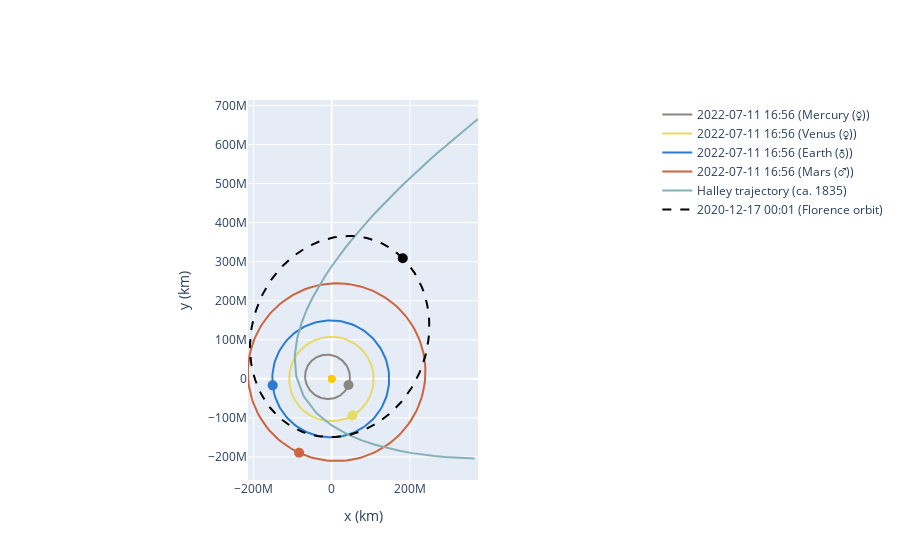

The notebook cell saved with this chart:
### Code cell
florence_orbit = Orbit.from_sbdb("Florence")

# Ephem.from_horizons("1P", Time.now().tdb)  # Fails, because there are several observations
halley_1835_ephem = Ephem.from_horizons(
    "90000028",
    time_range(Time("1835-06-01", scale="tt"), end=Time("1837-01-01", scale="tt")),
    plane=Planes.EARTH_ECLIPTIC,
)

plotter = plot_solar_system(epoch=Time.now().tdb, outer=False, interactive=True)

plotter.plot_ephem(halley_1835_ephem, label='Halley trajectory (ca. 1835)', color='#84b0b8')
plotter.plot(florence_orbit, label='Florence orbit', color='#000000')

### Figure 1 — Plotly figure (JSON) as saved in the notebook; plotly's stock layout.template omitted (floating-point values rounded to 4 significant figures; data arrays with more than 128 entries replaced by an {"elided": "..."} marker saying what was removed)
{"data": [{"hoverinfo": "none", "line": {"color": "#8c8680", "dash": "solid", "width": 2}, "mode": "lines", "name": "2022-07-11 16:56 (Mercury (☿))", "type": "scatter", "x": {"elided": "150 float values"}, "y": {"elided": "150 float values"}}, {"marker": {"color": "#8c8680", "size": 10, "symbol": "circle"}, "mode": "markers", "showlegend": false, "type": "scatter", "x": [43040000.0], "y": [-16010000.0]}, {"hoverinfo": "none", "line": {"color": "#e6db67", "dash": "solid", "width": 2}, "mode": "lines", "name": "2022-07-11 16:56 (Venus (♀))", "type": "scatter", "x": {"elided": "150 float values"}, "y": {"elided": "150 float values"}}, {"marker": {"color": "#e6db67", "size": 10, "symbol": "circle"}, "mode": "markers", "showlegend": false, "type": "scatter", "x": [53310000.0], "y": [-94080000.0]}, {"hoverinfo": "none", "line": {"color": "#2a7bd1", "dash": "solid", "width": 2}, "mode": "lines", "name": "2022-07-11 16:56 (Earth (♁))", "type": "scatter", "x": {"elided": "150 float values"}, "y": {"elided": "150 float values"}}, {"marker": {"color": "#2a7bd1", "size": 10, "symbol": "circle"}, "mode": "markers", "showlegend": false, "type": "scatter", "x": [-151200000.0], "y": [-16700000.0]}, {"hoverinfo": "none", "line": {"color": "#cc653f", "dash": "solid", "width": 2}, "mode": "lines", "name": "2022-07-11 16:56 (Mars (♂))", "type": "scatter", "x": {"elided": "150 float values"}, "y": {"elided": "150 float values"}}, {"marker": {"color": "#cc653f", "size": 10, "symbol": "circle"}, "mode": "markers", "showlegend": false, "type": "scatter", "x": [-83430000.0], "y": [-189400000.0]}, {"hoverinfo": "none", "line": {"color": "#84b0b8", "dash": "solid", "width": 2}, "mode": "lines", "name": "Halley trajectory (ca. 1835)", "type": "scatter", "x": [365900000.0, 341500000.0, 316300000.0, 290400000.0, 263400000.0, 235500000.0, 206400000.0, 176100000.0, 144200000.0, 110700000.0, 75370000.0, 38090000.0, -733100.0, -39220000.0, -71890000.0, -90810000.0, -94630000.0, -88650000.0, -77560000.0, -63870000.0, -48850000.0, -33140000.0, -17100000.0, -935100.0, 15240000.0, 31340000.0, 47340000.0, 63210000.0, 78920000.0, 94480000.0, 109900000.0, 125100000.0, 140200000.0, 155100000.0, 169800000.0, 184400000.0, 198900000.0, 213200000.0, 227400000.0, 241400000.0, 255300000.0, 269000000.0, 282700000.0, 296200000.0, 309600000.0, 322800000.0, 336000000.0, 349000000.0, 362000000.0, 374800000.0], "y": [-204200000.0, -203300000.0, -202000000.0, -200100000.0, -197700000.0, -194400000.0, -190200000.0, -184800000.0, -177900000.0, -168900000.0, -157000000.0, -141000000.0, -118800000.0, -87530000.0, -44550000.0, 6721000.0, 57350000.0, 102500000.0, 142000000.0, 176900000.0, 208200000.0, 236600000.0, 262700000.0, 287000000.0, 309700000.0, 331000000.0, 351200000.0, 370500000.0, 388800000.0, 406300000.0, 423200000.0, 439400000.0, 455100000.0, 470200000.0, 484900000.0, 499100000.0, 512900000.0, 526300000.0, 539400000.0, 552200000.0, 564600000.0, 576800000.0, 588600000.0, 600300000.0, 611600000.0, 622800000.0, 633700000.0, 644400000.0, 655000000.0, 665300000.0]}, {"hoverinfo": "none", "line": {"color": "#000000", "dash": "dash", "width": 2}, "mode": "lines", "name": "2020-12-17 00:01 (Florence orbit)", "type": "scatter", "x": {"elided": "150 float values"}, "y": {"elided": "150 float values"}}, {"marker": {"color": "#000000", "size": 10, "symbol": "circle"}, "mode": "markers", "showlegend": false, "type": "scatter", "x": [182000000.0], "y": [308900000.0]}], "layout": {"autosize": true, "shapes": [{"fillcolor": "#ffcc00", "line": {"color": "#ffcc00"}, "opacity": 1, "type": "circle", "x0": -6901000.0, "x1": 6901000.0, "xref": "x", "y0": -6901000.0, "y1": 6901000.0, "yref": "y"}, {"fillcolor": "#ffcc00", "line": {"color": "#ffcc00"}, "opacity": 1, "type": "circle", "x0": -6901000.0, "x1": 6901000.0, "xref": "x", "y0": -6901000.0, "y1": 6901000.0, "yref": "y"}, {"fillcolor": "#ffcc00", "line": {"color": "#ffcc00"}, "opacity": 1, "type": "circle", "x0": -6901000.0, "x1": 6901000.0, "xref": "x", "y0": -6901000.0, "y1": 6901000.0, "yref": "y"}, {"fillcolor": "#ffcc00", "line": {"color": "#ffcc00"}, "opacity": 1, "type": "circle", "x0": -6901000.0, "x1": 6901000.0, "xref": "x", "y0": -6901000.0, "y1": 6901000.0, "yref": "y"}, {"fillcolor": "#ffcc00", "line": {"color": "#ffcc00"}, "opacity": 1, "type": "circle", "x0": -6901000.0, "x1": 6901000.0, "xref": "x", "y0": -6901000.0, "y1": 6901000.0, "yref": "y"}, {"fillcolor": "#ffcc00", "line": {"color": "#ffcc00"}, "opacity": 1, "type": "circle", "x0": -6901000.0, "x1": 6901000.0, "xref": "x", "y0": -6901000.0, "y1": 6901000.0, "yref": "y"}, {"fillcolor": "#ffcc00", "line": {"color": "#ffcc00"}, "opacity": 1, "type": "circle", "x0": -6901000.0, "x1": 6901000.0, "xref": "x", "y0": -6901000.0, "y1": 6901000.0, "yref": "y"}, {"fillcolor": "#ffcc00", "line": {"color": "#ffcc00"}, "opacity": 1, "type": "circle", "x0": -6901000.0, "x1": 6901000.0, "xref": "x", "y0": -6901000.0, "y1": 6901000.0, "yref": "y"}, {"fillcolor": "#ffcc00", "line": {"color": "#ffcc00"}, "opacity": 1, "type": "circle", "x0": -6901000.0, "x1": 6901000.0, "xref": "x", "y0": -6901000.0, "y1": 6901000.0, "yref": "y"}, {"fillcolor": "#ffcc00", "line": {"color": "#ffcc00"}, "opacity": 1, "type": "circle", "x0": -6901000.0, "x1": 6901000.0, "xref": "x", "y0": -6901000.0, "y1": 6901000.0, "yref": "y"}, {"fillcolor": "#ffcc00", "line": {"color": "#ffcc00"}, "opacity": 1, "type": "circle", "x0": -6901000.0, "x1": 6901000.0, "xref": "x", "y0": -6901000.0, "y1": 6901000.0, "yref": "y"}, {"fillcolor": "#ffcc00", "line": {"color": "#ffcc00"}, "opacity": 1, "type": "circle", "x0": -6901000.0, "x1": 6901000.0, "xref": "x", "y0": -6901000.0, "y1": 6901000.0, "yref": "y"}], "xaxis": {"constrain": "domain", "title": {"text": " x (km)"}}, "yaxis": {"scaleanchor": "x", "title": {"text": " y (km)"}}}}
